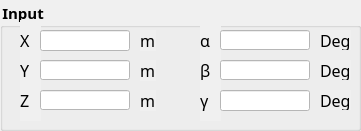
           <widget class="QGroupBox" name="groupBox_7">
            <property name="geometry">
             <rect>
              <x>10</x>
              <y>0</y>
              <width>361</width>
              <height>131</height>
             </rect>
            </property>
            <property name="font">
             <font>
              <family>3DS Fonticon CID</family>
              <pointsize>11</pointsize>
              <weight>75</weight>
              <bold>true</bold>
             </font>
            </property>
            <property name="layoutDirection">
             <enum>Qt::LeftToRight</enum>
            </property>
            <property name="styleSheet">
             <string notr="true">background-color: rgb(240, 240, 240);</string>
            </property>
            <property name="title">
             <string>Input</string>
            </property>
            <widget class="QLabel" name="label_164">
             <property name="geometry">
              <rect>
               <x>20</x>
               <y>20</y>
               <width>21</width>
               <height>41</height>
              </rect>
             </property>
             <property name="font">
              <font>
               <family>3ds</family>
               <pointsize>12</pointsize>
               <weight>50</weight>
               <bold>false</bold>
              </font>
             </property>
             <property name="styleSheet">
              <string notr="true">color:black;</string>
             </property>
             <property name="text">
              <string>&lt;html&gt;&lt;head/&gt;&lt;body&gt;&lt;p&gt;X&lt;/p&gt;&lt;/body&gt;&lt;/html&gt;</string>
             </property>
            </widget>
            <widget class="QLineEdit" name="tb_X_IK">
             <property name="geometry">
              <rect>
               <x>40</x>
               <y>30</y>
               <width>90</width>
               <height>21</height>
              </rect>
             </property>
             <property name="font">
              <font>
               <pointsize>10</pointsize>
              </font>
             </property>
             <property name="styleSheet">
              <string notr="true">background-color:white;
border-color:black;</string>
             </property>
             <property name="alignment">
              <set>Qt::AlignCenter</set>
             </property>
            </widget>
            <widget class="QLineEdit" name="tb_Y_IK">
             <property name="geometry">
              <rect>
               <x>40</x>
               <y>60</y>
               <width>90</width>
               <height>20</height>
              </rect>
             </property>
             <property name="font">
              <font>
               <pointsize>10</pointsize>
              </font>
             </property>
             <property name="styleSheet">
              <string notr="true">background-color:white;
border-color:black;</string>
             </property>
             <property name="alignment">
              <set>Qt::AlignCenter</set>
             </property>
            </widget>
            <widget class="QLabel" name="label_165">
             <property name="geometry">
              <rect>
               <x>20</x>
               <y>50</y>
               <width>21</width>
               <height>41</height>
              </rect>
             </property>
             <property name="font">
              <font>
               <family>3ds</family>
               <pointsize>12</pointsize>
               <weight>50</weight>
               <bold>false</bold>
              </font>
             </property>
             <property name="styleSheet">
              <string notr="true">color:black;</string>
             </property>
             <property name="text">
              <string>&lt;html&gt;&lt;head/&gt;&lt;body&gt;&lt;p&gt;Y&lt;/p&gt;&lt;/body&gt;&lt;/html&gt;</string>
             </property>
            </widget>
            <widget class="QLineEdit" name="tb_Z_IK">
             <property name="geometry">
              <rect>
               <x>40</x>
               <y>90</y>
               <width>90</width>
               <height>20</height>
              </rect>
             </property>
             <property name="font">
              <font>
               <pointsize>10</pointsize>
              </font>
             </property>
             <property name="styleSheet">
              <string notr="true">background-color:white;
border-color:black;</string>
             </property>
             <property name="alignment">
              <set>Qt::AlignCenter</set>
             </property>
            </widget>
            <widget class="QLabel" name="label_166">
             <property name="geometry">
              <rect>
               <x>20</x>
               <y>80</y>
               <width>21</width>
               <height>41</height>
              </rect>
             </property>
             <property name="font">
              <font>
               <family>3ds</family>
               <pointsize>12</pointsize>
               <weight>50</weight>
               <bold>false</bold>
              </font>
             </property>
             <property name="styleSheet">
              <string notr="true">color:black;</string>
             </property>
             <property name="text">
              <string>&lt;html&gt;&lt;head/&gt;&lt;body&gt;&lt;p&gt;Z&lt;/p&gt;&lt;/body&gt;&lt;/html&gt;</string>
             </property>
            </widget>
            <widget class="QLabel" name="label_167">
             <property name="geometry">
              <rect>
               <x>200</x>
               <y>20</y>
               <width>21</width>
               <height>41</height>
              </rect>
             </property>
             <property name="font">
              <font>
               <family>3ds</family>
               <pointsize>12</pointsize>
               <weight>50</weight>
               <bold>false</bold>
              </font>
             </property>
             <property name="styleSheet">
              <string notr="true">color:black;</string>
             </property>
             <property name="text">
              <string>&lt;html&gt;&lt;head/&gt;&lt;body&gt;&lt;p&gt;α&lt;/p&gt;&lt;/body&gt;&lt;/html&gt;</string>
             </property>
            </widget>
            <widget class="QLabel" name="label_168">
             <property name="geometry">
              <rect>
               <x>200</x>
               <y>50</y>
               <width>21</width>
               <height>41</height>
              </rect>
             </property>
             <property name="font">
              <font>
               <family>3ds</family>
               <pointsize>12</pointsize>
               <weight>50</weight>
               <bold>false</bold>
              </font>
             </property>
             <property name="styleSheet">
              <string notr="true">color:black;</string>
             </property>
             <property name="text">
              <string>&lt;html&gt;&lt;head/&gt;&lt;body&gt;&lt;p&gt;β&lt;/p&gt;&lt;/body&gt;&lt;/html&gt;</string>
             </property>
            </widget>
            <widget class="QLineEdit" name="tb_alp_IK">
             <property name="geometry">
              <rect>
               <x>220</x>
               <y>30</y>
               <width>90</width>
               <height>20</height>
              </rect>
             </property>
             <property name="font">
              <font>
               <pointsize>10</pointsize>
              </font>
             </property>
             <property name="styleSheet">
              <string notr="true">background-color:white;</string>
             </property>
             <property name="alignment">
              <set>Qt::AlignCenter</set>
             </property>
            </widget>
            <widget class="QLineEdit" name="tb_bet_IK">
             <property name="geometry">
              <rect>
               <x>220</x>
               <y>60</y>
               <width>90</width>
               <height>20</height>
              </rect>
             </property>
             <property name="font">
              <font>
               <pointsize>10</pointsize>
              </font>
             </property>
             <property name="styleSheet">
              <string notr="true">background-color:white;
border-color:black;</string>
             </property>
             <property name="alignment">
              <set>Qt::AlignCenter</set>
             </property>
            </widget>
            <widget class="QLineEdit" name="tb_gam_IK">
             <property name="geometry">
              <rect>
               <x>220</x>
               <y>90</y>
               <width>90</width>
               <height>21</height>
              </rect>
             </property>
             <property name="font">
              <font>
               <pointsize>10</pointsize>
              </font>
             </property>
             <property name="styleSheet">
              <string notr="true">background-color:white;
border-color:black;</string>
             </property>
             <property name="alignment">
              <set>Qt::AlignCenter</set>
             </property>
            </widget>
            <widget class="QLabel" name="label_169">
             <property name="geometry">
              <rect>
               <x>200</x>
               <y>80</y>
               <width>21</width>
               <height>41</height>
              </rect>
             </property>
             <property name="font">
              <font>
               <family>3ds</family>
               <pointsize>12</pointsize>
               <weight>50</weight>
               <bold>false</bold>
              </font>
             </property>
             <property name="styleSheet">
              <string notr="true">color:black;</string>
             </property>
             <property name="text">
              <string>&lt;html&gt;&lt;head/&gt;&lt;body&gt;&lt;p&gt; γ&lt;/p&gt;&lt;/body&gt;&lt;/html&gt;</string>
             </property>
            </widget>
            <widget class="QLabel" name="label_131">
             <property name="geometry">
              <rect>
               <x>140</x>
               <y>30</y>
               <width>16</width>
               <height>21</height>
              </rect>
             </property>
             <property name="font">
              <font>
               <family>3ds</family>
               <pointsize>12</pointsize>
              </font>
             </property>
             <property name="styleSheet">
              <string notr="true">color: rgb(0, 0, 0);</string>
             </property>
             <property name="text">
              <string>m</string>
             </property>
            </widget>
            <widget class="QLabel" name="label_132">
             <property name="geometry">
              <rect>
               <x>140</x>
               <y>90</y>
               <width>16</width>
               <height>21</height>
              </rect>
             </property>
             <property name="font">
              <font>
               <family>3ds</family>
               <pointsize>12</pointsize>
              </font>
             </property>
             <property name="styleSheet">
              <string notr="true">color: rgb(0, 0, 0);</string>
             </property>
             <property name="text">
              <string>m</string>
             </property>
            </widget>
            <widget class="QLabel" name="label_133">
             <property name="geometry">
              <rect>
               <x>140</x>
               <y>60</y>
               <width>16</width>
               <height>21</height>
              </rect>
             </property>
             <property name="font">
              <font>
               <family>3ds</family>
               <pointsize>12</pointsize>
              </font>
             </property>
             <property name="styleSheet">
              <string notr="true">color: rgb(0, 0, 0);</string>
             </property>
             <property name="text">
              <string>m</string>
             </property>
            </widget>
            <widget class="QLabel" name="label_240">
             <property name="geometry">
              <rect>
               <x>320</x>
               <y>60</y>
               <width>31</width>
               <height>20</height>
              </rect>
             </property>
             <property name="font">
              <font>
               <family>3ds</family>
               <pointsize>12</pointsize>
              </font>
             </property>
             <property name="styleSheet">
              <string notr="true">color: rgb(0, 0, 0);</string>
             </property>
             <property name="text">
              <string>Deg</string>
             </property>
            </widget>
            <widget class="QLabel" name="label_239">
             <property name="geometry">
              <rect>
               <x>320</x>
               <y>90</y>
               <width>31</width>
               <height>20</height>
              </rect>
             </property>
             <property name="font">
              <font>
               <family>3ds</family>
               <pointsize>12</pointsize>
              </font>
             </property>
             <property name="styleSheet">
              <string notr="true">color: rgb(0, 0, 0);</string>
             </property>
             <property name="text">
              <string>Deg</string>
             </property>
            </widget>
            <widget class="QLabel" name="label_238">
             <property name="geometry">
              <rect>
               <x>320</x>
               <y>30</y>
               <width>31</width>
               <height>20</height>
              </rect>
             </property>
             <property name="font">
              <font>
               <family>3ds</family>
               <pointsize>12</pointsize>
              </font>
             </property>
             <property name="styleSheet">
              <string notr="true">color: rgb(0, 0, 0);</string>
             </property>
             <property name="text">
              <string>Deg</string>
             </property>
            </widget>
            <zorder>label_164</zorder>
            <zorder>tb_X_IK</zorder>
            <zorder>label_165</zorder>
            <zorder>label_166</zorder>
            <zorder>label_167</zorder>
            <zorder>label_168</zorder>
            <zorder>tb_alp_IK</zorder>
            <zorder>tb_bet_IK</zorder>
            <zorder>label_169</zorder>
            <zorder>tb_Y_IK</zorder>
            <zorder>tb_Z_IK</zorder>
            <zorder>tb_gam_IK</zorder>
            <zorder>label_131</zorder>
            <zorder>label_132</zorder>
            <zorder>label_133</zorder>
            <zorder>label_240</zorder>
            <zorder>label_239</zorder>
            <zorder>label_238</zorder>
           </widget>
